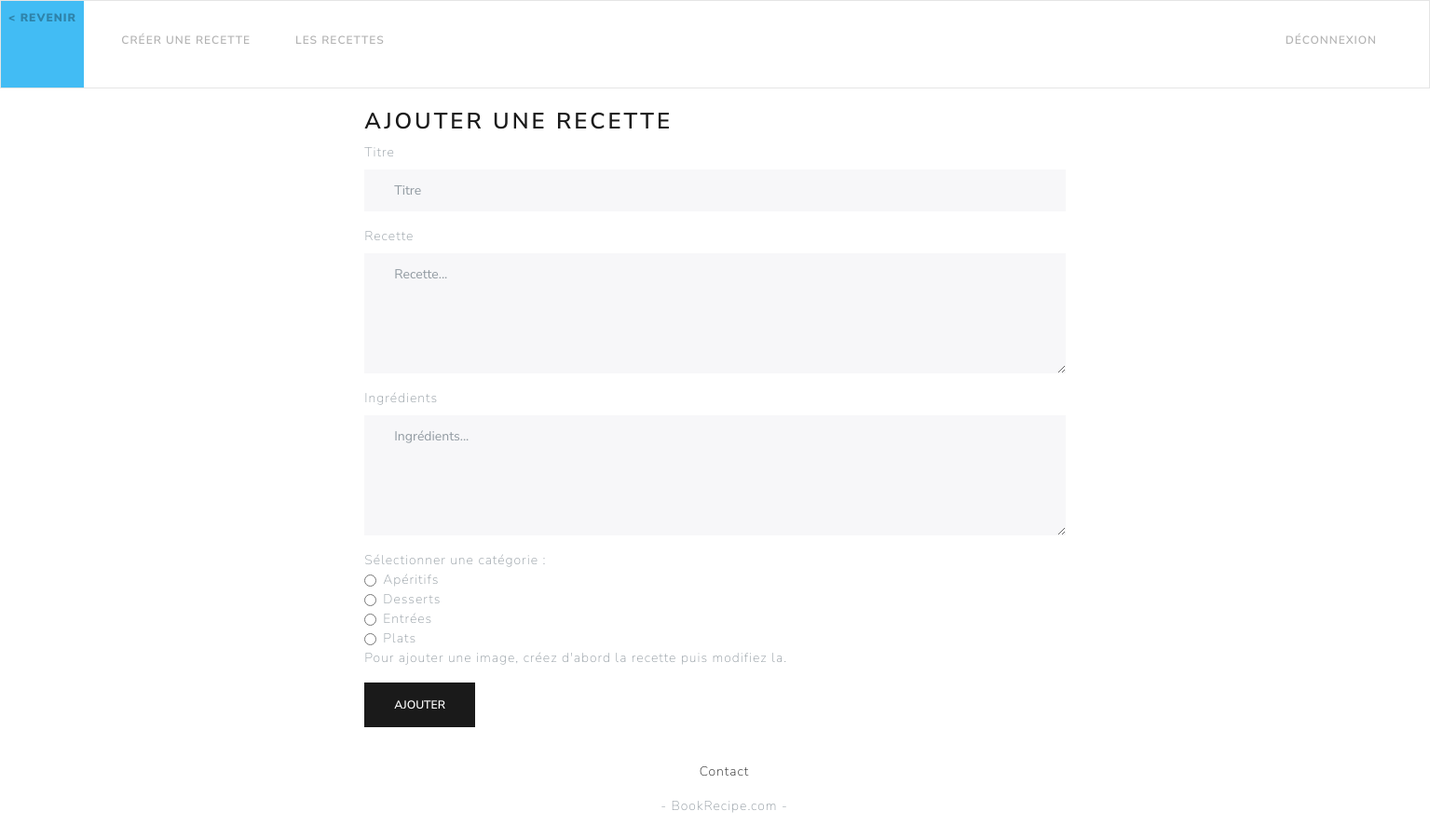
The app's page /index.php?page=create_recipe (signed in) with its own data.
### tables this page shows
CREATE TABLE `categorie` (
  `id_categorie` int(11) NOT NULL,
  `intitule_categorie` varchar(20) NOT NULL
);

### PDO/categoriePDO.php (called while the page is built, shortened)
<?php
class CategoriePDO extends Manager
{
  public function getAll()
  {
    $categorie = array();
    $db = $this->dbConnect();
    $req = $db->query('SELECT * FROM categorie ORDER BY intitule_categorie asc');
    while ($donnees = $req->fetch())
    {
      $categorie[] = new Categorie($donnees['id_categorie'], $donnees['intitule_categorie']);
    }
    return $categorie;
  }
}
?>

### PDO/classe_categorie.php (called while the page is built)
<?php
class Categorie
{
  private $id_categorie;
  private $intitule_categorie;
  public function __construct($id_categorie, $intitule_categorie)
  {
    $this->id_categorie = $id_categorie;
    $this->intitule_categorie = $intitule_categorie;
  }
  public function getIdCategorie()
  {
    return $this->id_categorie;
  }
  public function getIntituleCategorie()
  {
    return $this->intitule_categorie;
  }
}
 ?>

### vues/create_recipe.php (the view, shortened to what this page needs)
<div class="row">
<div class="col-lg-6 offset-lg-3"></br><h3>Ajouter une recette</h3>
<form action="index.php?page=create_recipe" method="post">
  <div class="form-group">
    <label for="titre">Titre</label>
    <input name="add_title" type="text" class="form-control" placeholder="Titre">
  </div>
  <div class="form-group">
    <label for="exampleFormControlTextarea1">Recette</label>
    <textarea name="add_description" class="form-control" rows="5" placeholder="Recette..."></textarea>
  </div>
	<div class="form-group">
    <label for="exampleFormControlTextarea1">Ingrédients</label>
    <textarea name="add_ingredients" class="form-control" rows="5" placeholder="Ingrédients..."></textarea>
  </div>
	<div class="dropdown">
		Sélectionner une catégorie :</br>
			<div class="form-check">
			<?php foreach($showCategories as $element)
			{
				echo '
				<label class="form-check-label">
				<input type="radio" class="form-check-input" name="optionsRadios" id="optionsRadios1" value="'.$element->getIdCategorie().'">
				'.$element->getIntituleCategorie().'
				</label></br>
				';
			}?>
		</div>
	</div>
   <div class="form-group">
  Pour ajouter une image, créez d'abord la recette puis modifiez la.
  </div>
  <button type="submit" class="btn btn-primary">Ajouter</button>
</form>
</div>
</div>

### records on screen
categorie: intitule_categorie "Apéritifs"
categorie: intitule_categorie "Desserts"
categorie: intitule_categorie "Entrées"
categorie: intitule_categorie "Plats"
